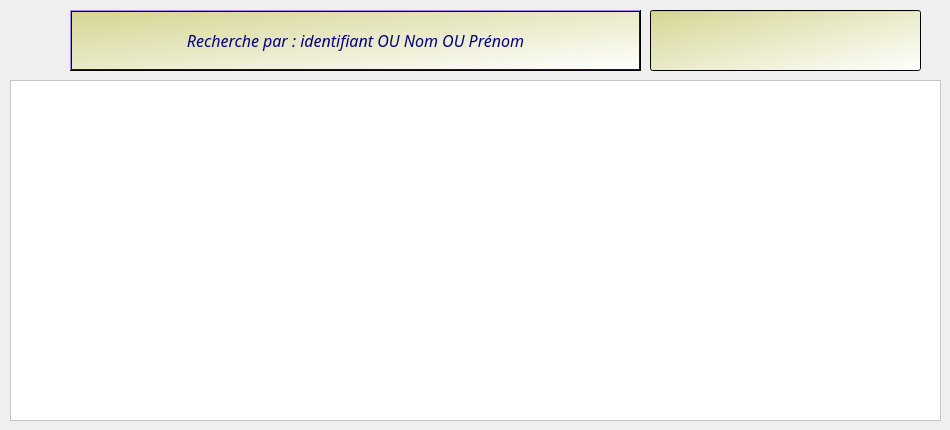
      <widget class="QWidget" name="tab_6">
       <attribute name="title">
        <string>afficher</string>
       </attribute>
       <widget class="QPushButton" name="pushButton_recherche">
        <property name="geometry">
         <rect>
          <x>70</x>
          <y>10</y>
          <width>571</width>
          <height>61</height>
         </rect>
        </property>
        <property name="palette">
         <palette>
          <active>
           <colorrole role="WindowText">
            <brush brushstyle="SolidPattern">
             <color alpha="255">
              <red>0</red>
              <green>0</green>
              <blue>127</blue>
             </color>
            </brush>
           </colorrole>
           <colorrole role="Button">
            <brush brushstyle="LinearGradientPattern">
             <gradient startx="0.000000000000000" starty="0.000000000000000" endx="1.000000000000000" endy="1.000000000000000" type="LinearGradient" spread="PadSpread" coordinatemode="ObjectBoundingMode">
              <gradientstop position="0.000000000000000">
               <color alpha="255">
                <red>213</red>
                <green>213</green>
                <blue>147</blue>
               </color>
              </gradientstop>
              <gradientstop position="1.000000000000000">
               <color alpha="255">
                <red>255</red>
                <green>255</green>
                <blue>255</blue>
               </color>
              </gradientstop>
             </gradient>
            </brush>
           </colorrole>
           <colorrole role="Light">
            <brush brushstyle="SolidPattern">
             <color alpha="255">
              <red>170</red>
              <green>127</green>
              <blue>255</blue>
             </color>
            </brush>
           </colorrole>
           <colorrole role="Midlight">
            <brush brushstyle="SolidPattern">
             <color alpha="255">
              <red>127</red>
              <green>63</green>
              <blue>255</blue>
             </color>
            </brush>
           </colorrole>
           <colorrole role="Dark">
            <brush brushstyle="SolidPattern">
             <color alpha="255">
              <red>42</red>
              <green>0</green>
              <blue>127</blue>
             </color>
            </brush>
           </colorrole>
           <colorrole role="Mid">
            <brush brushstyle="SolidPattern">
             <color alpha="255">
              <red>57</red>
              <green>0</green>
              <blue>170</blue>
             </color>
            </brush>
           </colorrole>
           <colorrole role="Text">
            <brush brushstyle="SolidPattern">
             <color alpha="255">
              <red>0</red>
              <green>0</green>
              <blue>127</blue>
             </color>
            </brush>
           </colorrole>
           <colorrole role="BrightText">
            <brush brushstyle="SolidPattern">
             <color alpha="255">
              <red>255</red>
              <green>255</green>
              <blue>255</blue>
             </color>
            </brush>
           </colorrole>
           <colorrole role="ButtonText">
            <brush brushstyle="SolidPattern">
             <color alpha="255">
              <red>0</red>
              <green>0</green>
              <blue>127</blue>
             </color>
            </brush>
           </colorrole>
           <colorrole role="Base">
            <brush brushstyle="LinearGradientPattern">
             <gradient startx="0.000000000000000" starty="0.000000000000000" endx="1.000000000000000" endy="1.000000000000000" type="LinearGradient" spread="PadSpread" coordinatemode="ObjectBoundingMode">
              <gradientstop position="0.000000000000000">
               <color alpha="255">
                <red>213</red>
                <green>213</green>
                <blue>147</blue>
               </color>
              </gradientstop>
              <gradientstop position="1.000000000000000">
               <color alpha="255">
                <red>255</red>
                <green>255</green>
                <blue>255</blue>
               </color>
              </gradientstop>
             </gradient>
            </brush>
           </colorrole>
           <colorrole role="Window">
            <brush brushstyle="LinearGradientPattern">
             <gradient startx="0.000000000000000" starty="0.000000000000000" endx="1.000000000000000" endy="1.000000000000000" type="LinearGradient" spread="PadSpread" coordinatemode="ObjectBoundingMode">
              <gradientstop position="0.000000000000000">
               <color alpha="255">
                <red>213</red>
                <green>213</green>
                <blue>147</blue>
               </color>
              </gradientstop>
              <gradientstop position="1.000000000000000">
               <color alpha="255">
                <red>255</red>
                <green>255</green>
                <blue>255</blue>
               </color>
              </gradientstop>
             </gradient>
            </brush>
           </colorrole>
           <colorrole role="Shadow">
            <brush brushstyle="SolidPattern">
             <color alpha="255">
              <red>0</red>
              <green>0</green>
              <blue>0</blue>
             </color>
            </brush>
           </colorrole>
           <colorrole role="AlternateBase">
            <brush brushstyle="SolidPattern">
             <color alpha="255">
              <red>170</red>
              <green>127</green>
              <blue>255</blue>
             </color>
            </brush>
           </colorrole>
           <colorrole role="ToolTipBase">
            <brush brushstyle="SolidPattern">
             <color alpha="255">
              <red>255</red>
              <green>255</green>
              <blue>220</blue>
             </color>
            </brush>
           </colorrole>
           <colorrole role="ToolTipText">
            <brush brushstyle="SolidPattern">
             <color alpha="255">
              <red>0</red>
              <green>0</green>
              <blue>0</blue>
             </color>
            </brush>
           </colorrole>
           <colorrole role="PlaceholderText">
            <brush brushstyle="SolidPattern">
             <color alpha="128">
              <red>0</red>
              <green>0</green>
              <blue>0</blue>
             </color>
            </brush>
           </colorrole>
          </active>
          <inactive>
           <colorrole role="WindowText">
            <brush brushstyle="SolidPattern">
             <color alpha="255">
              <red>0</red>
              <green>0</green>
              <blue>127</blue>
             </color>
            </brush>
           </colorrole>
           <colorrole role="Button">
            <brush brushstyle="LinearGradientPattern">
             <gradient startx="0.000000000000000" starty="0.000000000000000" endx="1.000000000000000" endy="1.000000000000000" type="LinearGradient" spread="PadSpread" coordinatemode="ObjectBoundingMode">
              <gradientstop position="0.000000000000000">
               <color alpha="255">
                <red>213</red>
                <green>213</green>
                <blue>147</blue>
               </color>
              </gradientstop>
              <gradientstop position="1.000000000000000">
               <color alpha="255">
                <red>255</red>
                <green>255</green>
                <blue>255</blue>
               </color>
              </gradientstop>
             </gradient>
            </brush>
           </colorrole>
           <colorrole role="Light">
            <brush brushstyle="SolidPattern">
             <color alpha="255">
              <red>170</red>
              <green>127</green>
              <blue>255</blue>
             </color>
            </brush>
           </colorrole>
           <colorrole role="Midlight">
            <brush brushstyle="SolidPattern">
             <color alpha="255">
              <red>127</red>
              <green>63</green>
              <blue>255</blue>
             </color>
            </brush>
           </colorrole>
           <colorrole role="Dark">
            <brush brushstyle="SolidPattern">
             <color alpha="255">
              <red>42</red>
              <green>0</green>
              <blue>127</blue>
             </color>
            </brush>
           </colorrole>
           <colorrole role="Mid">
            <brush brushstyle="SolidPattern">
             <color alpha="255">
              <red>57</red>
              <green>0</green>
              <blue>170</blue>
             </color>
            </brush>
           </colorrole>
           <colorrole role="Text">
            <brush brushstyle="SolidPattern">
             <color alpha="255">
              <red>0</red>
              <green>0</green>
              <blue>127</blue>
             </color>
            </brush>
           </colorrole>
           <colorrole role="BrightText">
            <brush brushstyle="SolidPattern">
             <color alpha="255">
              <red>255</red>
              <green>255</green>
              <blue>255</blue>
             </color>
            </brush>
           </colorrole>
           <colorrole role="ButtonText">
            <brush brushstyle="SolidPattern">
             <color alpha="255">
              <red>0</red>
              <green>0</green>
              <blue>127</blue>
             </color>
            </brush>
           </colorrole>
           <colorrole role="Base">
            <brush brushstyle="LinearGradientPattern">
             <gradient startx="0.000000000000000" starty="0.000000000000000" endx="1.000000000000000" endy="1.000000000000000" type="LinearGradient" spread="PadSpread" coordinatemode="ObjectBoundingMode">
              <gradientstop position="0.000000000000000">
               <color alpha="255">
                <red>213</red>
                <green>213</green>
                <blue>147</blue>
               </color>
              </gradientstop>
              <gradientstop position="1.000000000000000">
               <color alpha="255">
                <red>255</red>
                <green>255</green>
                <blue>255</blue>
               </color>
              </gradientstop>
             </gradient>
            </brush>
           </colorrole>
           <colorrole role="Window">
            <brush brushstyle="LinearGradientPattern">
             <gradient startx="0.000000000000000" starty="0.000000000000000" endx="1.000000000000000" endy="1.000000000000000" type="LinearGradient" spread="PadSpread" coordinatemode="ObjectBoundingMode">
              <gradientstop position="0.000000000000000">
               <color alpha="255">
                <red>213</red>
                <green>213</green>
                <blue>147</blue>
               </color>
              </gradientstop>
              <gradientstop position="1.000000000000000">
               <color alpha="255">
                <red>255</red>
                <green>255</green>
                <blue>255</blue>
               </color>
              </gradientstop>
             </gradient>
            </brush>
           </colorrole>
           <colorrole role="Shadow">
            <brush brushstyle="SolidPattern">
             <color alpha="255">
              <red>0</red>
              <green>0</green>
              <blue>0</blue>
             </color>
            </brush>
           </colorrole>
           <colorrole role="AlternateBase">
            <brush brushstyle="SolidPattern">
             <color alpha="255">
              <red>170</red>
              <green>127</green>
              <blue>255</blue>
             </color>
            </brush>
           </colorrole>
           <colorrole role="ToolTipBase">
            <brush brushstyle="SolidPattern">
             <color alpha="255">
              <red>255</red>
              <green>255</green>
              <blue>220</blue>
             </color>
            </brush>
           </colorrole>
           <colorrole role="ToolTipText">
            <brush brushstyle="SolidPattern">
             <color alpha="255">
              <red>0</red>
              <green>0</green>
              <blue>0</blue>
             </color>
            </brush>
           </colorrole>
           <colorrole role="PlaceholderText">
            <brush brushstyle="SolidPattern">
             <color alpha="128">
              <red>0</red>
              <green>0</green>
              <blue>0</blue>
             </color>
            </brush>
           </colorrole>
          </inactive>
          <disabled>
           <colorrole role="WindowText">
            <brush brushstyle="SolidPattern">
             <color alpha="255">
              <red>0</red>
              <green>0</green>
              <blue>127</blue>
             </color>
            </brush>
           </colorrole>
           <colorrole role="Button">
            <brush brushstyle="LinearGradientPattern">
             <gradient startx="0.000000000000000" starty="0.000000000000000" endx="1.000000000000000" endy="1.000000000000000" type="LinearGradient" spread="PadSpread" coordinatemode="ObjectBoundingMode">
              <gradientstop position="0.000000000000000">
               <color alpha="255">
                <red>213</red>
                <green>213</green>
                <blue>147</blue>
               </color>
              </gradientstop>
              <gradientstop position="1.000000000000000">
               <color alpha="255">
                <red>255</red>
                <green>255</green>
                <blue>255</blue>
               </color>
              </gradientstop>
             </gradient>
            </brush>
           </colorrole>
           <colorrole role="Light">
            <brush brushstyle="SolidPattern">
             <color alpha="255">
              <red>170</red>
              <green>127</green>
              <blue>255</blue>
             </color>
            </brush>
           </colorrole>
           <colorrole role="Midlight">
            <brush brushstyle="SolidPattern">
             <color alpha="255">
              <red>127</red>
              <green>63</green>
              <blue>255</blue>
             </color>
            </brush>
           </colorrole>
           <colorrole role="Dark">
            <brush brushstyle="SolidPattern">
             <color alpha="255">
              <red>42</red>
              <green>0</green>
              <blue>127</blue>
             </color>
            </brush>
           </colorrole>
           <colorrole role="Mid">
            <brush brushstyle="SolidPattern">
             <color alpha="255">
              <red>57</red>
              <green>0</green>
              <blue>170</blue>
             </color>
            </brush>
           </colorrole>
           <colorrole role="Text">
            <brush brushstyle="SolidPattern">
             <color alpha="255">
              <red>0</red>
              <green>0</green>
              <blue>127</blue>
             </color>
            </brush>
           </colorrole>
           <colorrole role="BrightText">
            <brush brushstyle="SolidPattern">
             <color alpha="255">
              <red>255</red>
              <green>255</green>
              <blue>255</blue>
             </color>
            </brush>
           </colorrole>
           <colorrole role="ButtonText">
            <brush brushstyle="SolidPattern">
             <color alpha="255">
              <red>0</red>
              <green>0</green>
              <blue>127</blue>
             </color>
            </brush>
           </colorrole>
           <colorrole role="Base">
            <brush brushstyle="LinearGradientPattern">
             <gradient startx="0.000000000000000" starty="0.000000000000000" endx="1.000000000000000" endy="1.000000000000000" type="LinearGradient" spread="PadSpread" coordinatemode="ObjectBoundingMode">
              <gradientstop position="0.000000000000000">
               <color alpha="255">
                <red>213</red>
                <green>213</green>
                <blue>147</blue>
               </color>
              </gradientstop>
              <gradientstop position="1.000000000000000">
               <color alpha="255">
                <red>255</red>
                <green>255</green>
                <blue>255</blue>
               </color>
              </gradientstop>
             </gradient>
            </brush>
           </colorrole>
           <colorrole role="Window">
            <brush brushstyle="LinearGradientPattern">
             <gradient startx="0.000000000000000" starty="0.000000000000000" endx="1.000000000000000" endy="1.000000000000000" type="LinearGradient" spread="PadSpread" coordinatemode="ObjectBoundingMode">
              <gradientstop position="0.000000000000000">
               <color alpha="255">
                <red>213</red>
                <green>213</green>
                <blue>147</blue>
               </color>
              </gradientstop>
              <gradientstop position="1.000000000000000">
               <color alpha="255">
                <red>255</red>
                <green>255</green>
                <blue>255</blue>
               </color>
              </gradientstop>
             </gradient>
            </brush>
           </colorrole>
           <colorrole role="Shadow">
            <brush brushstyle="SolidPattern">
             <color alpha="255">
              <red>0</red>
              <green>0</green>
              <blue>0</blue>
             </color>
            </brush>
           </colorrole>
           <colorrole role="AlternateBase">
            <brush brushstyle="SolidPattern">
             <color alpha="255">
              <red>85</red>
              <green>0</green>
              <blue>255</blue>
             </color>
            </brush>
           </colorrole>
           <colorrole role="ToolTipBase">
            <brush brushstyle="SolidPattern">
             <color alpha="255">
              <red>255</red>
              <green>255</green>
              <blue>220</blue>
             </color>
            </brush>
           </colorrole>
           <colorrole role="ToolTipText">
            <brush brushstyle="SolidPattern">
             <color alpha="255">
              <red>0</red>
              <green>0</green>
              <blue>0</blue>
             </color>
            </brush>
           </colorrole>
           <colorrole role="PlaceholderText">
            <brush brushstyle="SolidPattern">
             <color alpha="128">
              <red>0</red>
              <green>0</green>
              <blue>0</blue>
             </color>
            </brush>
           </colorrole>
          </disabled>
         </palette>
        </property>
        <property name="font">
         <font>
          <family>Rockwell</family>
          <pointsize>12</pointsize>
          <weight>50</weight>
          <italic>true</italic>
          <bold>false</bold>
          <underline>false</underline>
          <strikeout>false</strikeout>
         </font>
        </property>
        <property name="styleSheet">
         <string notr="true">background-color: qlineargradient(spread:pad, x1:0, y1:0, x2:1, y2:1, stop:0 rgba(213, 213, 147, 255), stop:1 rgba(255, 255, 255, 255));
font: italic 12pt &quot;Rockwell&quot;;
color: rgb(0, 0, 127);
</string>
        </property>
        <property name="text">
         <string>Recherche par : identifiant OU Nom OU Prénom</string>
        </property>
        <property name="icon">
         <iconset>
          <normaloff>../../smartshop2A18-gestion-employ-scong-s/imagesQT/f6fcx.png</normaloff>../../smartshop2A18-gestion-employ-scong-s/imagesQT/f6fcx.png</iconset>
        </property>
        <property name="iconSize">
         <size>
          <width>100</width>
          <height>121</height>
         </size>
        </property>
       </widget>
       <widget class="QLineEdit" name="rechercheBTN">
        <property name="geometry">
         <rect>
          <x>650</x>
          <y>10</y>
          <width>271</width>
          <height>61</height>
         </rect>
        </property>
        <property name="styleSheet">
         <string notr="true">background-color: qlineargradient(spread:pad, x1:0, y1:0, x2:1, y2:1, stop:0 rgba(213, 213, 147, 255), stop:1 rgba(255, 255, 255, 255));</string>
        </property>
       </widget>
       <widget class="QTableView" name="tableCitoyen">
        <property name="geometry">
         <rect>
          <x>10</x>
          <y>80</y>
          <width>931</width>
          <height>341</height>
         </rect>
        </property>
        <property name="styleSheet">
         <string notr="true">background-color: rgb(255, 255, 255);</string>
        </property>
       </widget>
      </widget>
